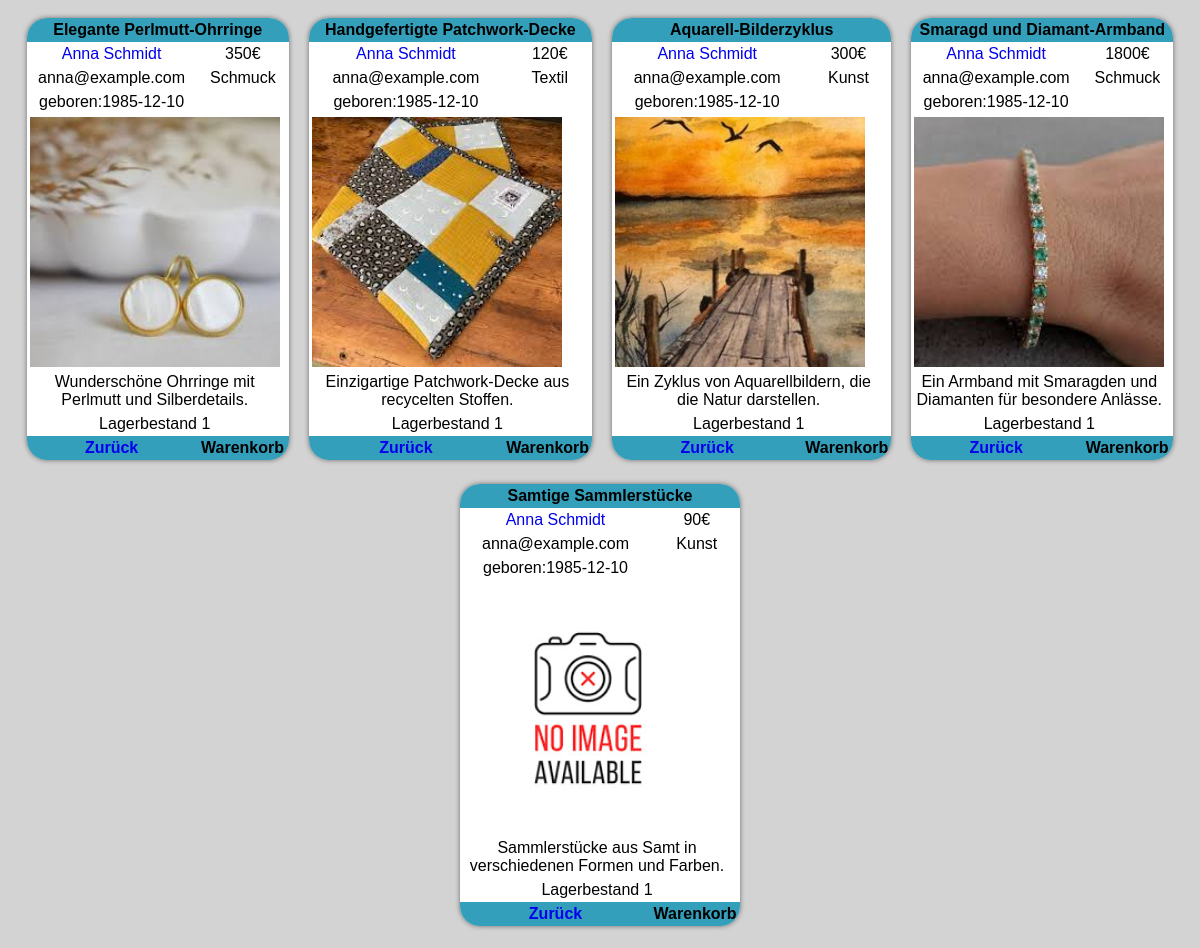
/Product/product.php?artist_name=Anna Schmidt, run on the app's committed database.
### tables this page shows
CREATE TABLE `products` (
  `id` int(11) NOT NULL,
  `pname` varchar(50) NOT NULL,
  `description` text NOT NULL,
  `img_path` varchar(60) DEFAULT NULL,
  `price` int(11) NOT NULL,
  `artist_name` varchar(20) NOT NULL,
  `category` varchar(10) NOT NULL,
  `available` tinyint(1) NOT NULL
);

CREATE TABLE `artists` (
  `name` varchar(20) NOT NULL,
  `email` varchar(40) NOT NULL,
  `date_of_birth` date NOT NULL
);

### Product/product.php (the view, shortened to what this page needs)
<!DOCTYPE html>
<html lang="en">
<head>
    <link href="../tebllen.css" rel="stylesheet" type="text/css" media="screen" />
</head>
<body>
<div class="container">
<?php
require("../php/connection.php");
if($_GET["id"] > 0){
$sql = "SELECT * FROM products join artists on  products.artist_name = artists.name where products.id = '".$connection->real_escape_string($_GET['id']). "'" ;
}
else{
    $sql = "SELECT * FROM products join artists on  products.artist_name = artists.name where products.artist_name = '".$connection->real_escape_string($_GET['artist_name']). "'" ;
}
$result = $connection->query($sql);
if ($result) {
    while ($row = $result->fetch_assoc()) {
        if(!file_exists("../Bildes/" . $row['img_path']) || empty($row['img_path'])){
        $row['img_path'] = 'noimage.png';
        }
        echo "<div class='klick'>";
        echo "<a href='?id=$row[id]'> ";
                    echo "<table class='choice_table' cellspacing=0 cellpadding=0>";
                        echo '<tr>';
                        echo '<th colspan="4">' . $row['pname'] . '</th>';
                    echo '</tr>';
                    echo '<tr class="cell">';
                        echo '<td><a href="?artist_name='.$row['artist_name'].'">' . $row['artist_name'] . '</a></td>';
                        echo '<td></td>';
                        echo '<td>' . $row['price'] . '€</td>';
                    echo '</tr>';
                    echo '<tr>';
                        echo '<td>' . $row['email'] . '</td>';
                        echo '<td></td>';
                        echo '<td>' . $row['category'] . '</td>';
                    echo '</tr>';
                    echo '<tr>';
                        echo '<td>geboren:' . $row['date_of_birth'] . '<td>';
                        echo '<td></td>';
                        echo '<td></td>';
                    echo '</tr>';
                    echo '<tr>';
                        echo '<td colspan="3"><div class = "product_image" style="background-image:url(../Bildes/' . $row['img_path'] . ');"></div></td>';
                    echo '</tr>';
                    echo '<tr>';
                        echo '<td colspan="3">' . $row['description'] . '</td>';
                    echo '</tr>';
                    echo '<tr>';
                        if ($row['available'] == 1) {
                            echo '<td colspan="3">Lagerbestand '. $row['available'].'</td>'; }
                        else {
                            echo'<td colspan="3">Nicht auf Lager </td>';}
                    echo '</tr>';
                    echo '<tr>';
                        echo '<th colspan="1"><a href="javascript:history.back()">Zurück</a></th>';
                        echo '<th colspan="3"><a onclick="addToProductsList('.$row['id'].')" >Warenkorb</a></th>';
                    echo '</tr>';
                echo "</table>";
                echo "</a>";
                echo "</div>";
}
}
?>
</div>
</body>
</html>

### tebllen.css (style rules this page uses)
body { font-family: Arial, Helvetica, sans-serif; background-color: lightgrey; }
.container { text-align:center ; width: 100%; height: 100%; }
.choice_table { position: relative; text-align: center; width: 15%; background-color: white; border-radius: 20px; box-shadow: 0px 0px 5px rgba(0,0,0,0.5); overflow: hidden; margin: 0; padding: 0; }
.choice_table th { background-color:rgb(0, 136, 169, 0.8); margin: 0; padding: 3px; }
.choice_table td { margin: 0; padding: 3px; }
a { text-decoration: none; cursor: pointer; }
.cell { text-align: center; }
.choice_table { width: 250px; text-decoration: none; color: #000; }
.product_image { width: 250px; height: 250px; background-size: cover; background-repeat: no-repeat; background-position: center center; }
.klick { margin-right: 45%; display: inline-block; margin: 10px; cursor: pointer; transition: all 0.5s; }

### data on the page
products: pname "Elegante Perlmutt-Ohrringe", artist_name "Anna Schmidt", price "350", artists.email "anna@example.com", category "Schmuck", artists.date_of_birth "1985-12-10", img_path (picture), description "Wunderschöne Ohrringe mit Perlmutt und Silberdetails.", available "1"
products: pname "Handgefertigte Patchwork-Decke", artist_name "Anna Schmidt", price "120", artists.email "anna@example.com", category "Textil", artists.date_of_birth "1985-12-10", img_path (picture), description "Einzigartige Patchwork-Decke aus recycelten Stoffen.", available "1"
products: pname "Aquarell-Bilderzyklus", artist_name "Anna Schmidt", price "300", artists.email "anna@example.com", category "Kunst", artists.date_of_birth "1985-12-10", img_path (picture), description "Ein Zyklus von Aquarellbildern, die die Natur darstellen.", available "1"
products: pname "Smaragd und Diamant-Armband", artist_name "Anna Schmidt", price "1800", artists.email "anna@example.com", category "Schmuck", artists.date_of_birth "1985-12-10", img_path (picture), description "Ein Armband mit Smaragden und Diamanten für besondere Anlässe.", available "1"
products: pname "Samtige Sammlerstücke", artist_name "Anna Schmidt", price "90", artists.email "anna@example.com", category "Kunst", artists.date_of_birth "1985-12-10", shows a picture, description "Sammlerstücke aus Samt in verschiedenen Formen und Farben.", available "1"
